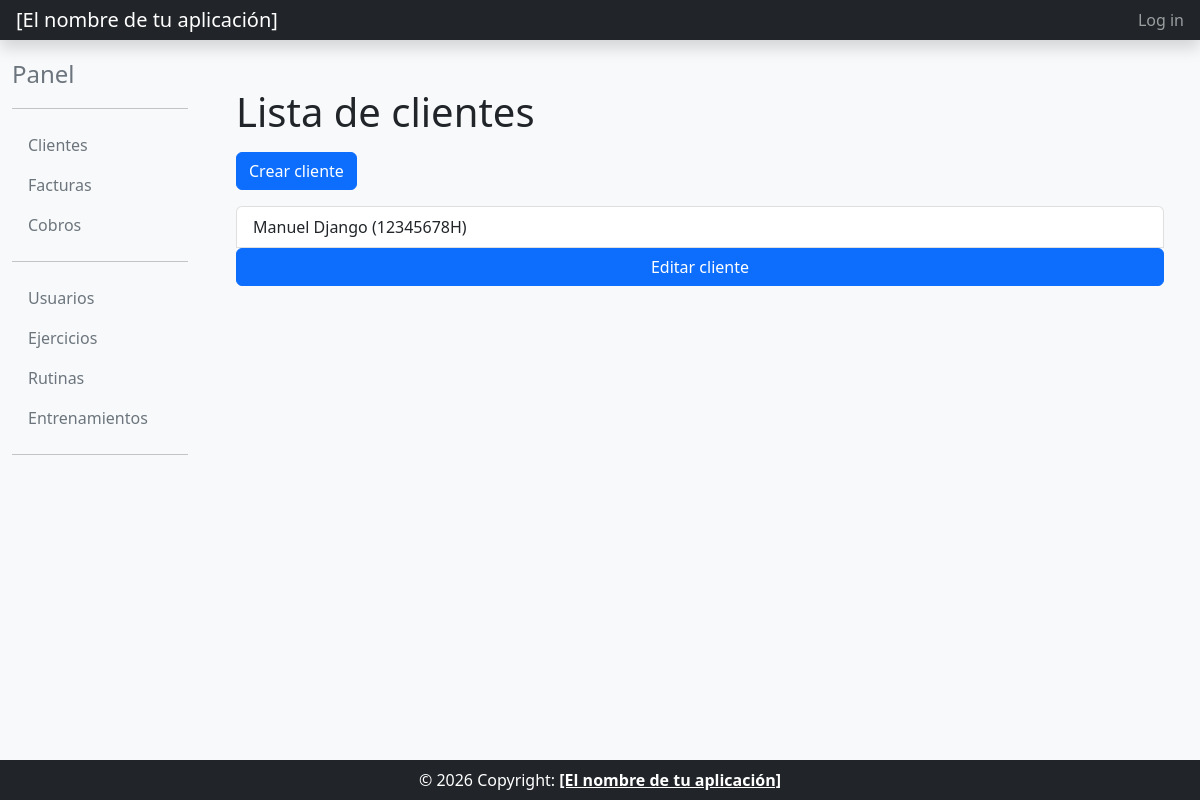
Before: /cliente_list/ with the older database file.
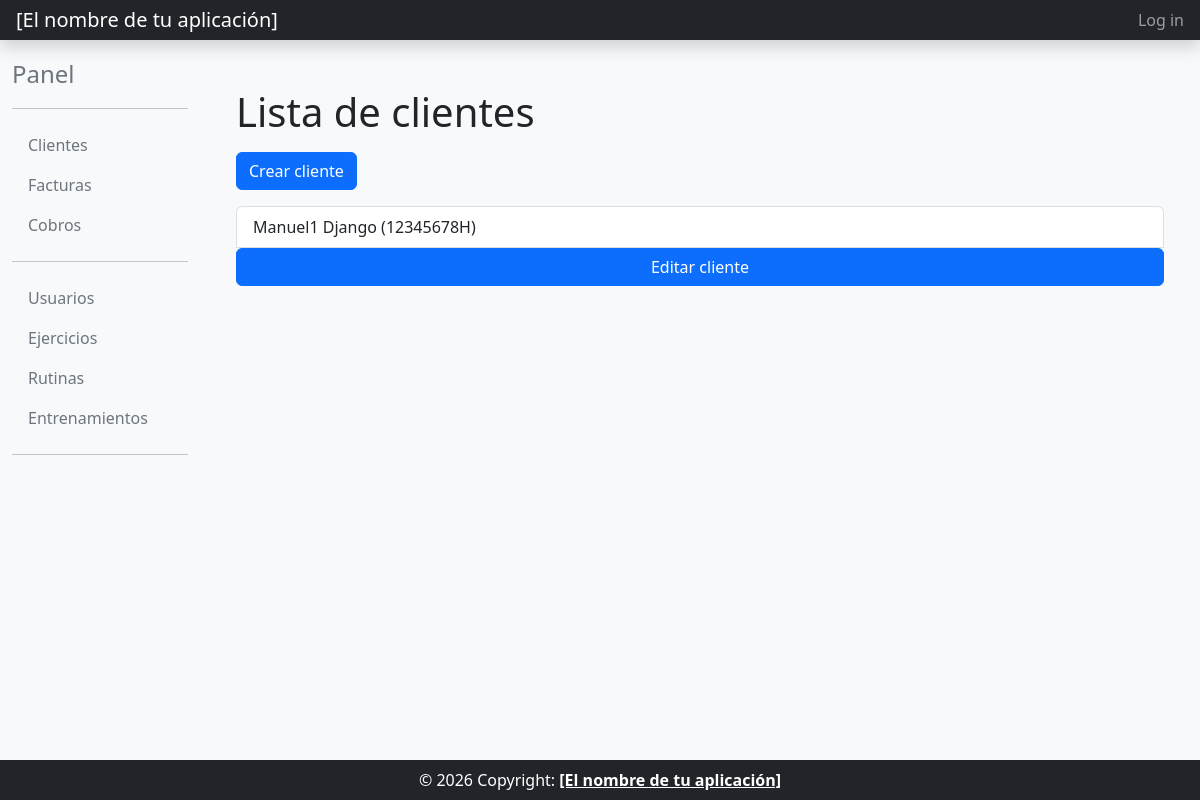
After: the same page with the newer database file.
### billing/models.py (models this page shows)
class Cliente(models.Model):
    nombre = models.CharField(max_length=256)
    apellidos = models.CharField(max_length=512)
    nif = models.CharField(max_length=20, unique=True)
    email = models.EmailField(unique=True)
    class Meta:
        verbose_name = "cliente"
        verbose_name_plural = "clientes"
        ordering = ["apellidos", "nombre"]
    def __str__(self):
        return f"{self.nombre} {self.apellidos} ({self.nif})"

### billing/views.py (the view)
# urls.py: path("cliente_list/", views.ClienteListView.as_view(), name="cliente_list"),
class ClienteListView(OrderingListViewMixin, ListView):
    model = Cliente
    template_name = 'cliente_list.html'
    paginate_by = 10

### common/mixins.py (called while the page is built)
    def get_queryset(self):
        queryset = super().get_queryset()
        ordering = self.request.GET.get('ordering')
        if ordering == 'asc':
            return queryset.order_by('pk')
        if ordering == 'desc':
            return queryset.order_by('-pk')
        return queryset

    def get_context_data(self, **kwargs):
        context = super().get_context_data(**kwargs)
        ordering = self.request.GET.get('ordering')
        context['ordering'] = ordering if ordering in ('asc', 'desc') else None
        return context

### billing/templates/cliente_list.html (shortened to what this page needs)
{% extends "base_intranet.html" %}
{% block main_content %}
<div class="container">
    <h1>Lista de clientes</h1>
    <a href="{% url 'cliente_create' %}" class="btn btn-primary mt-2"> Crear cliente</a>
    <ul class="list-group mt-3">
    {% for cliente in object_list %}
        <a href="{% url 'cliente_detail' pk=cliente.id %}" class="list-group-item list-group-item-action">{{ cliente }}</a>
        <a href="{% url 'cliente_update' pk=cliente.id %}" class="btn btn-primary">Editar cliente</a>
    {% empty %}
        <p>No existen clientes.</p>
    {% endfor %}
    </ul>
</div>
{% endblock main_content %}

Changed rows visible on the page:
changed Cliente: nombre+apellidos+nif "Manuel Django (12345678H)" → "Manuel1 Django (12345678H)"
